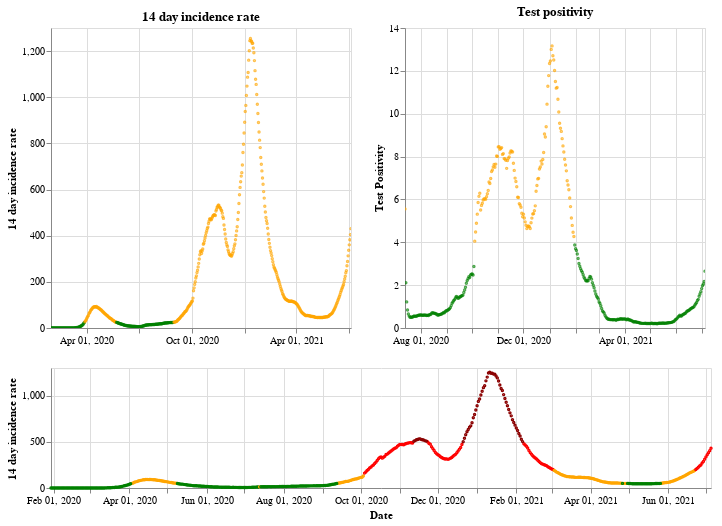

Here is the notebook cell this chart was saved with:
### Markdown cell above
## England

### Code cell
plot_traffic_light('England')

### Figure 1 — Vega-Lite specification as saved in the notebook (floating-point values rounded to 4 significant figures; data arrays with more than 128 entries replaced by an {"elided": "..."} marker saying what was removed)
{"config": {"view": {"continuousWidth": 400, "continuousHeight": 300}}, "vconcat": [{"hconcat": [{"mark": {"type": "point", "size": 2}, "encoding": {"color": {"condition": {"value": "green", "test": "(datum.twoWeeklyCasesRate <= 25)"}, "value": "orange"}, "tooltip": [{"type": "nominal", "field": "areaName"}, {"type": "temporal", "field": "date"}, {"type": "quantitative", "field": "twoWeeklyCasesRate"}, {"type": "quantitative", "field": "testPositivity"}], "x": {"type": "temporal", "axis": {"title": ""}, "field": "date", "scale": {"domain": {"selection": "DateBrush"}}, "timeUnit": "yearmonthdate"}, "y": {"type": "quantitative", "axis": {"title": "14 day incidence rate"}, "field": "twoWeeklyCasesRate"}}, "title": "14 day incidence rate", "width": 300}, {"mark": {"type": "point", "size": 2}, "encoding": {"color": {"condition": {"value": "green", "test": "(datum.testPositivity <= 4)"}, "value": "orange"}, "tooltip": [{"type": "nominal", "field": "areaName"}, {"type": "temporal", "field": "date"}, {"type": "quantitative", "field": "twoWeeklyCasesRate"}, {"type": "quantitative", "field": "testPositivity"}], "x": {"type": "temporal", "axis": {"title": ""}, "field": "date", "scale": {"domain": {"selection": "DateBrush"}}, "timeUnit": "yearmonthdate"}, "y": {"type": "quantitative", "axis": {"title": "Test Positivity"}, "field": "testPositivity"}}, "title": "Test positivity", "width": 300}]}, {"layer": [{"mark": {"type": "point", "size": 2}, "encoding": {"color": {"condition": {"value": "orange", "test": "(((datum.testPositivity < 4) && (datum.twoWeeklyCasesRate >= 50)) && (datum.twoWeeklyCasesRate < 200))"}, "value": "red"}, "opacity": {"condition": {"value": 1, "test": "((datum.twoWeeklyCasesRate >= 50) && (datum.twoWeeklyCasesRate < 500))"}, "value": 0}, "tooltip": [{"type": "nominal", "field": "areaName"}, {"type": "temporal", "field": "date"}, {"type": "quantitative", "field": "twoWeeklyCasesRate"}, {"type": "quantitative", "field": "testPositivity"}], "x": {"type": "temporal", "axis": {"title": "Date"}, "field": "date", "timeUnit": "yearmonthdate"}, "y": {"type": "quantitative", "axis": {"title": "14 day incidence rate"}, "field": "twoWeeklyCasesRate"}}, "selection": {"DateBrush": {"type": "interval", "encodings": ["x"], "fields": ["Time"]}}}, {"mark": {"type": "point", "size": 2}, "encoding": {"color": {"value": "darkred"}, "opacity": {"condition": {"value": 1, "test": "(datum.twoWeeklyCasesRate >= 500)"}, "value": 0}, "tooltip": [{"type": "nominal", "field": "areaName"}, {"type": "temporal", "field": "date"}, {"type": "quantitative", "field": "twoWeeklyCasesRate"}, {"type": "quantitative", "field": "testPositivity"}], "x": {"type": "temporal", "axis": {"title": "Date"}, "field": "date", "timeUnit": "yearmonthdate"}, "y": {"type": "quantitative", "axis": {"title": "14 day incidence rate"}, "field": "twoWeeklyCasesRate"}}}, {"mark": {"type": "point", "size": 2}, "encoding": {"color": {"condition": {"value": "green", "test": "((datum.testPositivity < 4) && (datum.twoWeeklyCasesRate < 50))"}, "value": "orange"}, "opacity": {"condition": {"value": 1, "test": "(datum.twoWeeklyCasesRate < 50)"}, "value": 0}, "tooltip": [{"type": "nominal", "field": "areaName"}, {"type": "temporal", "field": "date"}, {"type": "quantitative", "field": "twoWeeklyCasesRate"}, {"type": "quantitative", "field": "testPositivity"}], "x": {"type": "temporal", "axis": {"title": "Date"}, "field": "date", "timeUnit": "yearmonthdate"}, "y": {"type": "quantitative", "axis": {"title": "14 day incidence rate"}, "field": "twoWeeklyCasesRate"}}}], "height": 120, "width": 660}], "data": {"name": "data-4d17c32389eb3f880f7c0ea1511ef226"}, "$schema": "https://vega.github.io/schema/vega-lite/v4.8.1.json", "datasets": {"data-4d17c32389eb3f880f7c0ea1511ef226": {"elided": "523 records"}}}
